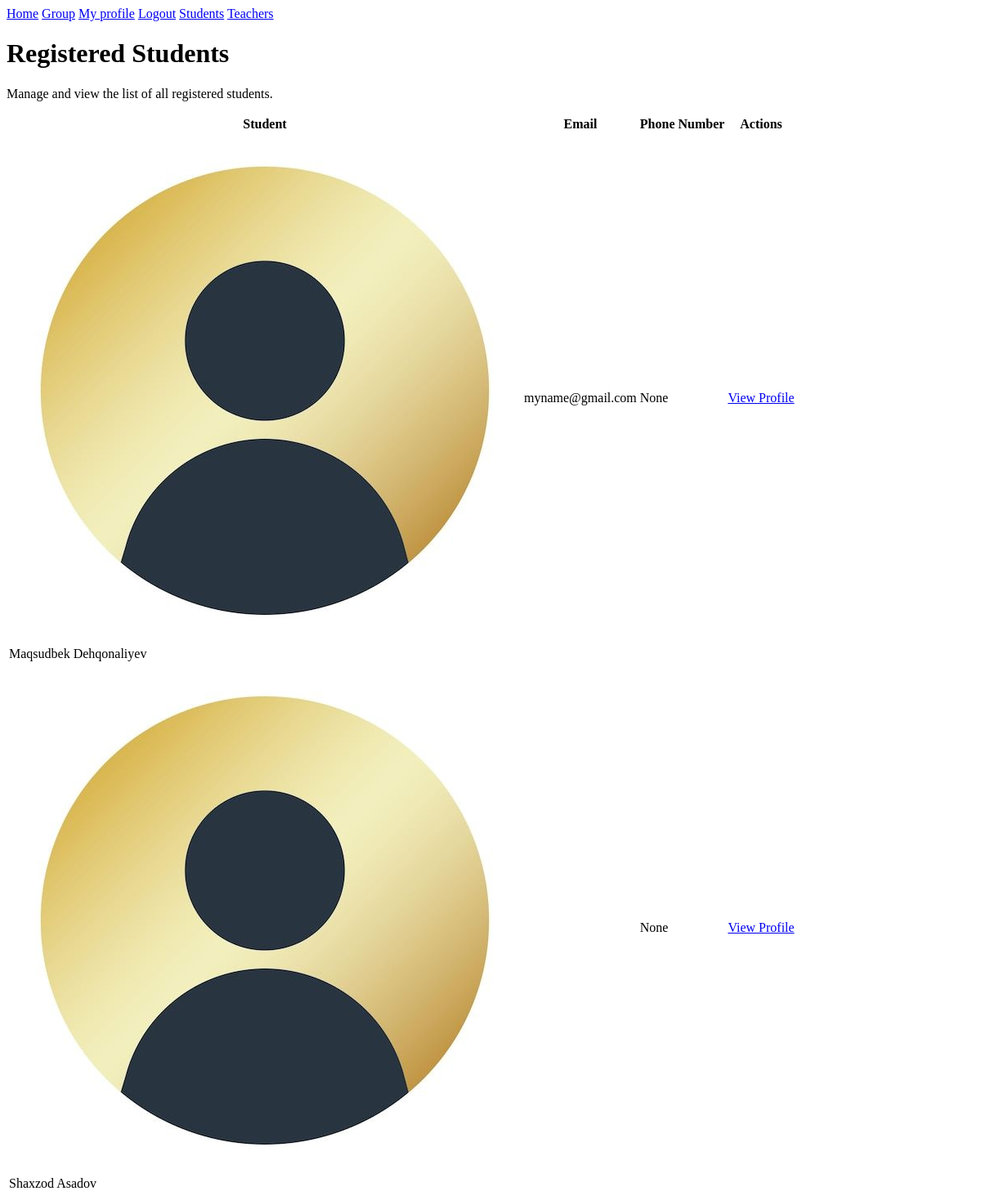
The page /manager/students (signed in) on the database as committed earlier.
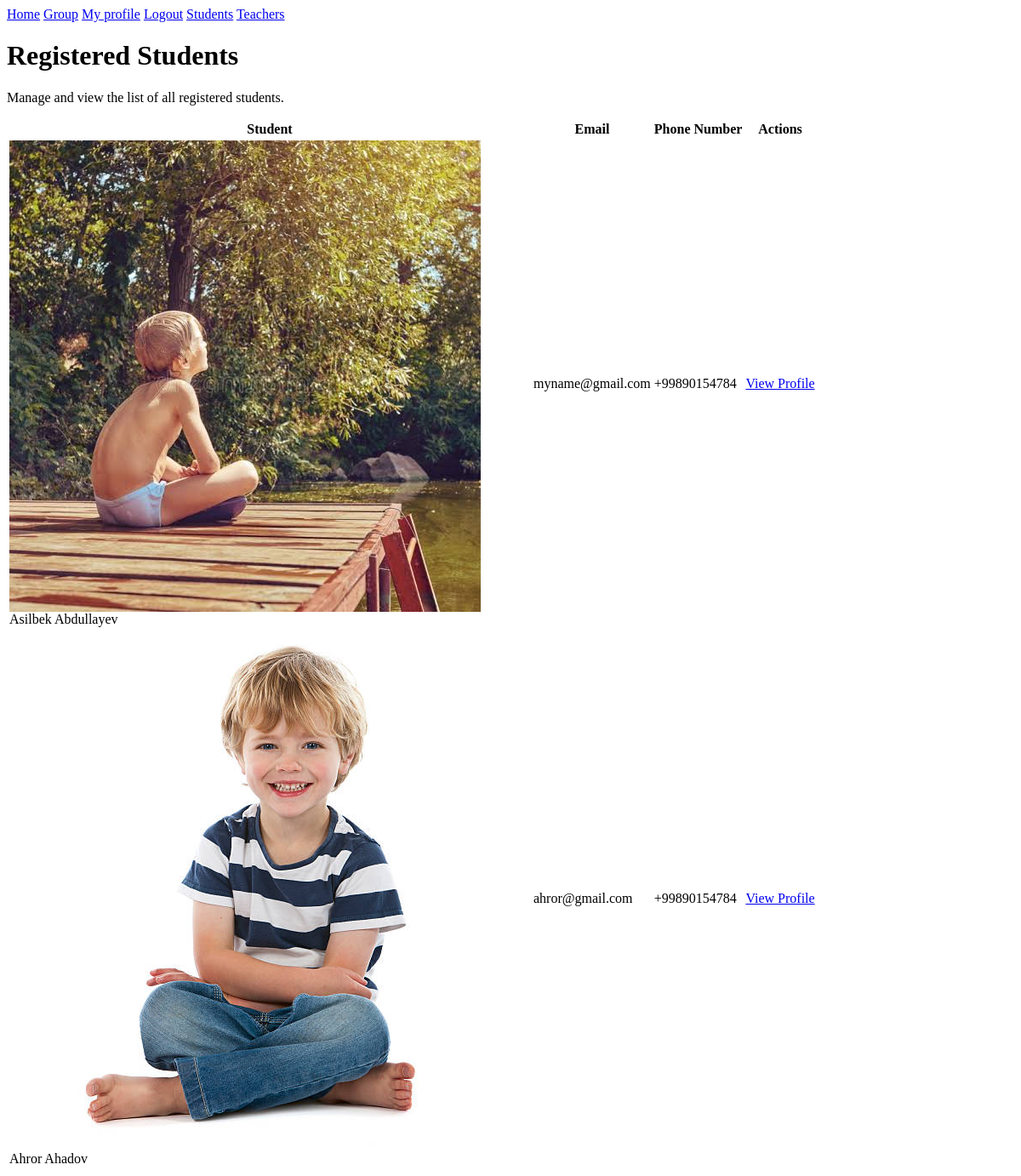
The same page on the database as committed later.
### home/models.py (models this page shows)
class CustomUser(AbstractUser):
    ROLE_CHOICES = (
        ('MANAGER', 'Manager'),
        ('TEACHER', 'Teacher'),
        ('STUDENT', 'Student'),
    )
    role = models.CharField(max_length=10, choices=ROLE_CHOICES, default='STUDENT')
    phone_num = models.CharField(max_length=12, blank=True, null=True)
    profile_img = models.ImageField(upload_to='avtrs/', default='default_user.jpg', blank=True)

### manager/views.py (the view)
# urls.py: path('students', students_list, name='mg-students-list'),
@login_required
def students_list(request):
    access_check = is_manager(request)
    if access_check:
        return access_check
    students = CustomUser.objects.filter(role='STUDENT')
    context = {
        'students': students
    }
    return render(request, 'manager/students.html', context)

### manager/views.py (called while the page is built)
def is_manager(request):
    if request.user.role != 'MANAGER':
        return redirect('no-access')
    return None

### templates/manager/students.html
{% extends 'mg-base.html' %}
{% block content %}
<div class="mb-8">
    <h1 class="text-2xl font-bold text-white mb-2">Registered Students</h1>
    <p class="text-slate-400">Manage and view the list of all registered students.</p>
</div>
<div class="bg-slate-800 border border-slate-700 rounded-xl overflow-hidden">
    <table class="w-full text-left text-sm text-slate-300">
        <thead class="bg-slate-900 text-slate-400 uppercase text-xs font-semibold">
            <tr>
                <th class="px-6 py-4">Student</th>
                <th class="px-6 py-4">Email</th>
                <th class="px-6 py-4">Phone Number</th>
                <th class="px-6 py-4 text-right">Actions</th>
            </tr>
        </thead>
        <tbody class="divide-y divide-slate-700">
            {% for student in students %}
            <tr class="hover:bg-slate-750 transition-colors">
                <td class="px-6 py-4 flex items-center gap-3">
                    <div class="w-7 h-7 shrink-0 rounded-full bg-gradient-to-br from-accent to-gold flex items-center justify-center text-[11px] font-display font-bold text-white overflow-hidden">
                        <img src="{{ student.profile_img.url }}" alt="{{ student.first_name }}" class="w-full h-full object-cover">
                    </div>
                    <span class="font-medium text-white">{{ student.first_name }} {{ student.last_name }}</span>
                </td>
                <td class="px-6 py-4">{{ student.email }}</td>
                <td class="px-6 py-4">{{ student.phone_num }}</td>
                <td class="px-6 py-4 text-right">
                    <a href="{% url 'mg-student-profile' student.username %}" class="text-indigo-400 hover:text-indigo-300">View Profile</a>
                </td>
            </tr>
            {% empty %}
            <tr>
                <td colspan="4" class="py-10 text-center text-slate-500">No students registered at the moment.</td>
            </tr>
            {% endfor %}
        </tbody>
    </table>
</div>
{% endblock %}

### templates/mg-base.html
<a href="{% url 'home' %}">Home</a>
<a href="{% url 'mg-group-list' %}">Group</a>
<a href="{% url 'my-profile' %}">My profile</a>
<a href="{% url 'logout' %}">Logout</a>
<a href="{% url 'mg-students-list' %}">Students</a>
<a href="{% url 'mg-teachers-list' %}">Teachers</a>
{% block content %}
{% endblock %}

Rows that differ between the two databases and show on the page:
removed CustomUser: profile_img (placeholder picture), first_name "Maqsudbek", last_name "Dehqonaliyev", email "myname@gmail.com", phone_num "None"
removed CustomUser: profile_img (placeholder picture), first_name "Shaxzod", last_name "Asadov", phone_num "None"
added CustomUser: profile_img (picture), first_name "Asilbek", last_name "Abdullayev", email "myname@gmail.com", phone_num "+99890154784"
added CustomUser: profile_img (picture), first_name "Ahror", last_name "Ahadov", email "ahror@gmail.com", phone_num "+99890154784"
